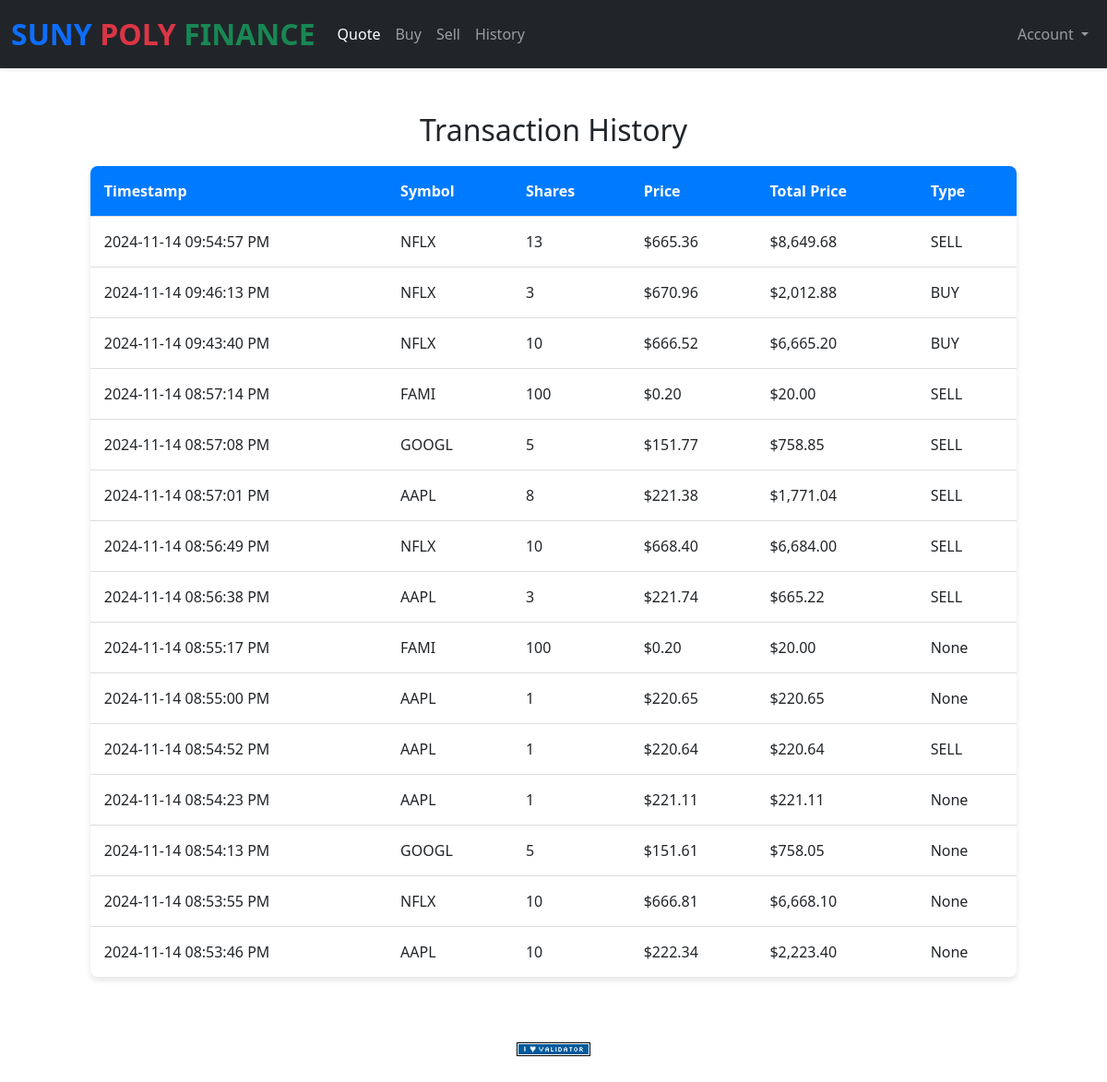
/history (signed in), run on the app's committed database.
### tables this page shows
CREATE TABLE transactions (    id INTEGER PRIMARY KEY AUTOINCREMENT NOT NULL,    user_id INTEGER NOT NULL,    symbol TEXT NOT NULL,    shares INTEGER NOT NULL,    price NUMERIC NOT NULL,    total_price NUMERIC NOT NULL,    timestamp DATETIME DEFAULT CURRENT_TIMESTAMP, type TEXT,    FOREIGN KEY (user_id) REFERENCES users (id));

### app.py (the view)
@app.route("/history")
@login_required
def history():
    user_id = session['user_id']
    transactions = db.execute(
        "SELECT * FROM transactions WHERE user_id = ? ORDER BY timestamp DESC", user_id)
    local_tz = timezone("America/New_York")  # Replace with desired timezone
    for transaction in transactions:
        utc_time = datetime.strptime(transaction["timestamp"], "%Y-%m-%d %H:%M:%S")
        transaction["local_timestamp"] = utc.localize(
            utc_time).astimezone(local_tz).strftime("%Y-%m-%d %I:%M:%S %p")
    return render_template("history.html", transactions=transactions, usd=usd)

### app.py (called while the page is built)
@app.after_request
def after_request(response):
    response.headers["Cache-Control"] = "no-cache, no-store, must-revalidate"
    response.headers["Expires"] = 0
    response.headers["Pragma"] = "no-cache"
    return response

### helpers.py (called while the page is built)
def login_required(f):
    @wraps(f)
    def decorated_function(*args, **kwargs):
        if session.get("user_id") is None:
            return redirect("/login")
        return f(*args, **kwargs)
    return decorated_function

def usd(value):
    return f"${value:,.2f}"

### templates/history.html (shortened to what this page needs)
{% extends "layout.html" %}
{% block main %}
<h2>Transaction History</h2>
<table>
    <thead>
        <tr>
            <th>Timestamp</th>
            <th>Symbol</th>
            <th>Shares</th>
            <th>Price</th>
            <th>Total Price</th>
            <th>Type</th>
        </tr>
    </thead>
    <tbody>
        {% for transaction in transactions %}
        <tr>
            <td>{{ transaction.local_timestamp }}</td>
            <td>{{ transaction.symbol }}</td>
            <td>{{ transaction.shares }}</td>
            <td>{{ usd(transaction.price) }}</td>
            <td>{{ usd(transaction.total_price) }}</td>
            <td>{{ transaction.type }}</td>
        </tr>
        {% endfor %}
    </tbody>
</table>
{% endblock %}

### templates/layout.html (shortened to what this page needs)
<!DOCTYPE html>
<html lang="en">
    <head>
        <link href="https://cdn.jsdelivr.net/npm/bootstrap@5.3.3/dist/css/bootstrap.min.css" rel="stylesheet">
        <link href="/static/styles.css" rel="stylesheet">
    </head>
    <body>
        <nav class="navbar navbar-expand-lg navbar-dark bg-dark shadow-sm">
            <div class="container-fluid">
                <a class="navbar-brand fw-bold text-uppercase" href="/">
                    <span class="text-primary">SUNY</span>
                    <span class="text-danger">Poly</span>
                    <span class="text-success">Finance</span>
                </a>
                <div class="collapse navbar-collapse" id="navbar">
                    {% if session["user_id"] %}
                        <ul class="navbar-nav me-auto">
                            <li class="nav-item"><a class="nav-link active" href="/quote">Quote</a></li>
                            <li class="nav-item"><a class="nav-link" href="/buy">Buy</a></li>
                            <li class="nav-item"><a class="nav-link" href="/sell">Sell</a></li>
                            <li class="nav-item"><a class="nav-link" href="/history">History</a></li>
                        </ul>
                        <ul class="navbar-nav ms-auto">
                            <li class="nav-item dropdown">
                                <a
                                    class="nav-link dropdown-toggle"
                                    href="#"
                                    id="userDropdown"
                                    role="button"
                                    data-bs-toggle="dropdown"
                                    aria-expanded="false">
                                    Account
                                </a>
                            </li>
                        </ul>
                    {% else %}
                        <ul class="navbar-nav ms-auto">
                            <li class="nav-item"><a class="nav-link" href="/register">Register</a></li>
                            <li class="nav-item"><a class="nav-link" href="/login">Log In</a></li>
                        </ul>
                    {% endif %}
                </div>
            </div>
        </nav>
        <main class="container py-5 text-center">
            {% block main %}{% endblock %}
        </main>
        <footer class="mb-5">
            <form action="https://validator.w3.org/check" class="text-center" enctype="multipart/form-data" method="post" target="_blank">
                <input alt="Validate" src="/static/I_heart_validator.png" type="image">
            </form>
        </footer>
    </body>
</html>

### static/styles.css (style rules this page uses)
nav .navbar-brand { font-size: xx-large; }
table { width: 100%; margin: 20px 0; border-collapse: collapse; background-color: #fff; box-shadow: 0 4px 6px rgba(0, 0, 0, 0.1); border-radius: 8px; overflow: hidden; }
thead tr { background-color: #007bff; color: #fff; text-align: left; font-weight: bold; }
td, th { padding: 15px; border-bottom: 1px solid #ddd; text-align: left; }
tbody tr:last-child td { border-bottom: none; }
table { margin: 20px auto; max-width: 90%; }
input::placeholder { opacity: 0.7; color: #6c757d; font-style: italic; }

### data on the page
transactions: price "$665.36", total_price "$8,649.68"
transactions: price "$670.96", total_price "$2,012.88"
transactions: price "$666.52", total_price "$6,665.20"
transactions: price "$0.20", total_price "$20.00"
transactions: price "$151.77", total_price "$758.85"
transactions: price "$221.38", total_price "$1,771.04"
transactions: price "$668.40", total_price "$6,684.00"
transactions: price "$221.74", total_price "$665.22"
transactions: price "$0.20", total_price "$20.00"
transactions: price "$220.65", total_price "$220.65"
transactions: price "$220.64", total_price "$220.64"
transactions: price "$221.11", total_price "$221.11"
transactions: price "$151.61", total_price "$758.05"
transactions: price "$666.81", total_price "$6,668.10"
transactions: price "$222.34", total_price "$2,223.40"
